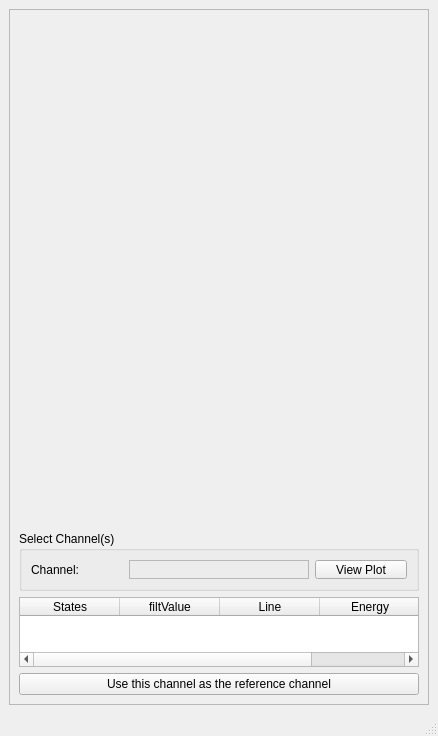
<?xml version="1.0" encoding="UTF-8"?>
<ui version="4.0">
 <class>ChannelBrowser</class>
 <widget class="QMainWindow" name="ChannelBrowser">
  <property name="geometry">
   <rect>
    <x>0</x>
    <y>0</y>
    <width>426</width>
    <height>693</height>
   </rect>
  </property>
  <property name="windowTitle">
   <string>MainWindow</string>
  </property>
  <widget class="QWidget" name="centralwidget">
   <layout class="QVBoxLayout" name="verticalLayout">
    <item>
     <widget class="QFrame" name="frame">
      <property name="frameShape">
       <enum>QFrame::StyledPanel</enum>
      </property>
      <property name="frameShadow">
       <enum>QFrame::Raised</enum>
      </property>
      <layout class="QVBoxLayout" name="verticalLayout_2">
       <item>
        <widget class="HistViewer" name="histHistViewer" native="true">
         <property name="minimumSize">
          <size>
           <width>400</width>
           <height>300</height>
          </size>
         </property>
        </widget>
       </item>
       <item>
        <widget class="StatesGrid" name="histStatesGrid" native="true">
         <property name="minimumSize">
          <size>
           <width>0</width>
           <height>200</height>
          </size>
         </property>
        </widget>
       </item>
       <item>
        <widget class="QGroupBox" name="csWindow">
         <property name="minimumSize">
          <size>
           <width>0</width>
           <height>60</height>
          </size>
         </property>
         <property name="maximumSize">
          <size>
           <width>16777215</width>
           <height>300</height>
          </size>
         </property>
         <property name="title">
          <string>Select Channel(s)</string>
         </property>
         <layout class="QHBoxLayout" name="horizontalLayout">
          <item>
           <widget class="QLabel" name="label">
            <property name="text">
             <string>Channel:</string>
            </property>
           </widget>
          </item>
          <item>
           <widget class="QFrame" name="frame_2">
            <property name="frameShape">
             <enum>QFrame::StyledPanel</enum>
            </property>
            <property name="frameShadow">
             <enum>QFrame::Raised</enum>
            </property>
            <layout class="QHBoxLayout" name="horizontalLayout_2">
             <item>
              <widget class="QCheckBox" name="checkBox">
               <property name="text">
                <string>All Channels</string>
               </property>
              </widget>
             </item>
             <item>
              <widget class="QSpinBox" name="channelBox">
               <property name="minimum">
                <number>1</number>
               </property>
               <property name="maximum">
                <number>99999</number>
               </property>
              </widget>
             </item>
            </layout>
           </widget>
          </item>
          <item>
           <widget class="QPushButton" name="viewPlotButton">
            <property name="text">
             <string>View Plot</string>
            </property>
           </widget>
          </item>
         </layout>
        </widget>
       </item>
       <item>
        <widget class="QTableWidget" name="table">
         <column>
          <property name="text">
           <string>States</string>
          </property>
         </column>
         <column>
          <property name="text">
           <string>filtValue</string>
          </property>
         </column>
         <column>
          <property name="text">
           <string>Line</string>
          </property>
         </column>
         <column>
          <property name="text">
           <string>Energy</string>
          </property>
         </column>
        </widget>
       </item>
       <item>
        <widget class="QPushButton" name="selectedChannelButton">
         <property name="text">
          <string>Use this channel as the reference channel</string>
         </property>
        </widget>
       </item>
      </layout>
     </widget>
    </item>
   </layout>
  </widget>
  <widget class="QStatusBar" name="statusbar"/>
 </widget>
 <customwidgets>
  <customwidget>
   <class>StatesGrid</class>
   <extends>QWidget</extends>
   <header location="global">massGui.massless</header>
   <container>1</container>
  </customwidget>
  <customwidget>
   <class>HistViewer</class>
   <extends>QWidget</extends>
   <header location="global">massGui.massless</header>
   <container>1</container>
  </customwidget>
 </customwidgets>
 <resources/>
 <connections/>
</ui>
